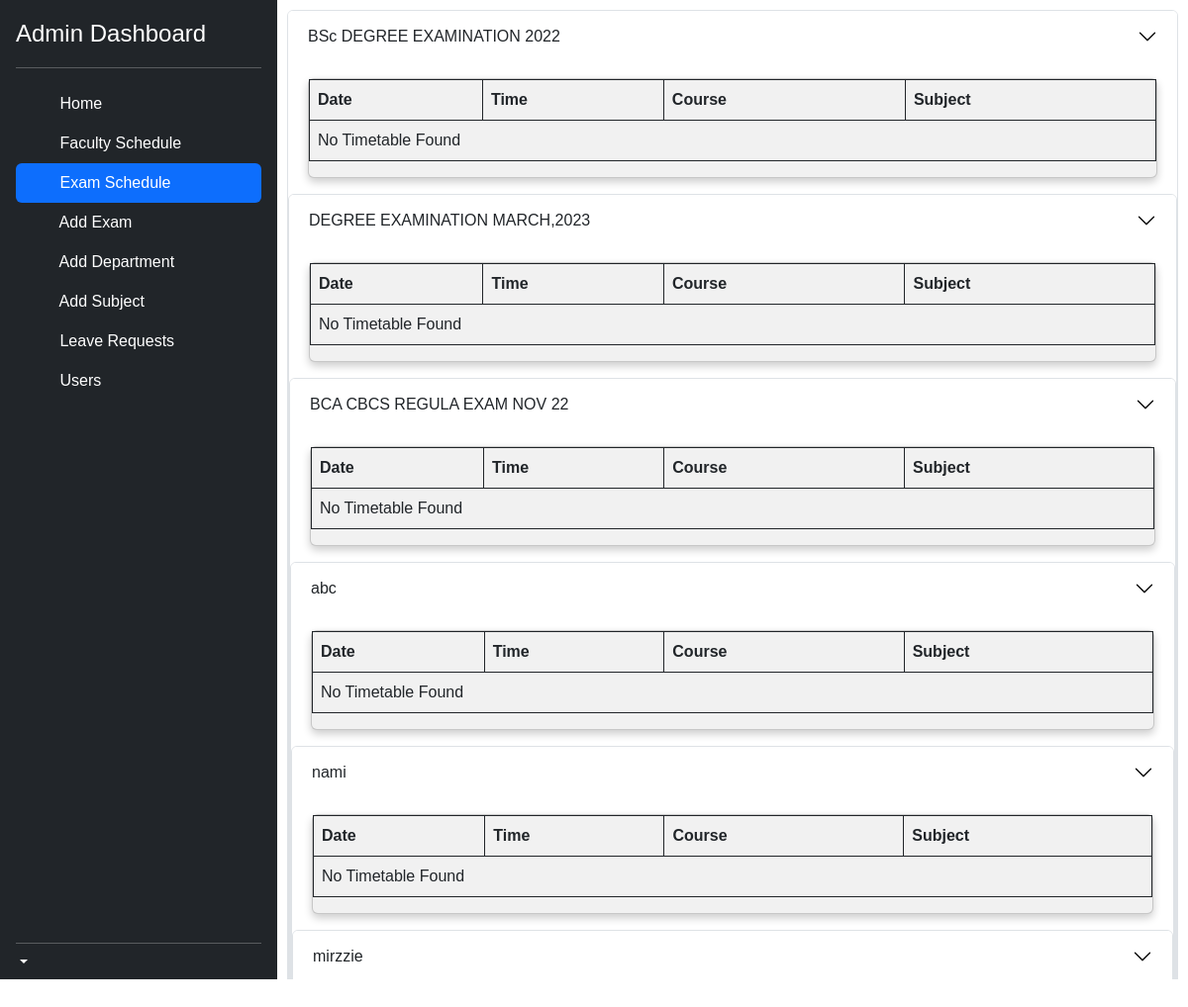
Screenshot of /admin/exam_table.php with the database file from the repository.
### tables this page shows
CREATE TABLE IF NOT EXISTS `exam_tb` (
  `exam_id` int(11) NOT NULL AUTO_INCREMENT,
  `exam_name` varchar(100) NOT NULL,
  `start_date` date NOT NULL,
  `end_date` date NOT NULL,
  `sem_id` int(11) NOT NULL,
  `status` int(11) NOT NULL,
  PRIMARY KEY (`exam_id`),
  KEY `semID` (`sem_id`)
);

### admin/exam_table.php (the view, shortened to what this page needs)
<!doctype html>
<html lang="en">
  <head>
<link href="../assets/css/bootstrap.min.css" rel="stylesheet">
    <link href="../assets/css/sidebars.css" rel="stylesheet">
  </head>
  <body>
<main class="d-flex flex-nowrap" style="height: 990px;">
  <div class="d-flex flex-column flex-shrink-0 p-3 text-bg-dark" style="width: 280px;">
    <a href="" class="d-flex align-items-center mb-3 mb-md-0 me-md-auto text-white text-decoration-none">
      <span class="fs-4">Admin Dashboard</span>
    </a>
    <hr>
    <ul class="nav nav-pills flex-column mb-auto">
      <li class="nav-item">
        <a href="admin_dash.php" class="nav-link text-white">
          <svg class="bi pe-none me-2" width="16" height="16"><use xlink:href="#home"/></svg>
          Home
        </a>
      </li>
      <li>
      <a href="fac_schedule.php" class="nav-link text-white">
          <svg class="bi pe-none me-2" width="16" height="16"><use xlink:href="#speedometer2"/></svg>
          Faculty Schedule
        </a>
      </li>
      <li>
        <a href="exam_table.php"class="nav-link active" aria-current="page" >
          <svg class="bi pe-none me-2" width="16" height="16"><use xlink:href="#table"/></svg>
          Exam Schedule
        </a>
      </li>
      <li>
        <a href="add_exam.php" class="nav-link text-white">
          <svg class="bi pe-none me-2" width="16" height="16"><use xlink:href="#table"/></svg>
          Add Exam
        </a>
      </li>
      <li>
        <a href="add_dep.php" class="nav-link text-white" >
          <svg class="bi pe-none me-2" width="16" height="16"><use xlink:href="#table"/></svg>
          Add Department
        </a>
      </li>
      <li>
        <a href="add_sub.php" class="nav-link text-white">
          <svg class="bi pe-none me-2" width="16" height="16"><use xlink:href="#table"/></svg>
          Add Subject
        </a>
      </li>
      <li>
        <a href="./leaves/leavereq.php" class="nav-link text-white">
          <svg class="bi pe-none me-2" width="16" height="16"><use xlink:href="#grid"/></svg>
          Leave Requests
        </a>
      </li>
      <li>
        <a href="users.php" class="nav-link text-white">
          <svg class="bi pe-none me-2" width="16" height="16"><use xlink:href="#people-circle"/></svg>
          Users
        </a>
      </li>
    </ul>
    <hr>
    <div class="dropdown">
      <a href="#" class="d-flex align-items-center text-white text-decoration-none dropdown-toggle" data-bs-toggle="dropdown" aria-expanded="false">
      </a>
    </div>
  </div>
  <div class="d-flex flex-column flex-grow-1" style="overflow: auto; padding : 10px;">
  <?php
  include '../server.php';
  $fetch_exam = "SELECT * FROM exam_tb WHERE status='1'";
  $exam = mysqli_query($conn,$fetch_exam);
  if(mysqli_num_rows($exam) > 0){
    while($row = mysqli_fetch_array($exam)){
      $exam_id = $row["exam_id"];
      $exam_title= $row["exam_name"];
?>
<div class="accordion" id="accordionExample">
  <div class="accordion-item">
    <h2 class="accordion-header" id="headingOne">
      <button class="accordion-button collapsed" type="button" data-bs-toggle="collapse" data-bs-target="#collapseOne" aria-expanded="true" aria-controls="collapseOne">
      <?php echo $exam_title; ?>
      </button>
    </h2>
    <div id="collapseOne" class="accordion-collapse collapse show" aria-labelledby="headingOne" data-bs-parent="#accordionExample">
      <div class="accordion-body">
      <div class="card">
      <table id="data_table" class="table table-bordered border-dark">
		<thead>
			<tr>
				<th>Date</th>
        <th>Time</th>
				<th>Course</th>
        <th>Subject</th>
     </tr>
		</thead>
		<tbody>
			<?php
      include '../server.php';
      $sql_query = "SELECT * FROM sub_tb, dep_tb, x_table_tb, exam_tb WHERE sub_tb.sub_id = x_table_tb.sub_id AND x_table_tb.exam_id = exam_tb.exam_id AND dep_tb.depid = sub_tb.depid AND exam_tb.exam_id = '$exam_id'";
			$resultset = mysqli_query($conn, $sql_query) or die("database error:". mysqli_error($conn));
      if($resultset->num_rows == 0){
        echo "<tbody><tr>";
        echo "<td colspan='5'>No Timetable Found</td>";
        echo "</tr></tbody>";
      } ?>
		</tbody>
		</table>
    </div>
    </div>
  </div>
  <?php
                        }
                      }
                      ?>
  </div>
</main>
  </body>
</html>

### assets/css/sidebars.css (style rules this page uses)
body { min-height: 100vh; min-height: -webkit-fill-available; }
html { height: -webkit-fill-available; }
main { height: 100vh; height: -webkit-fill-available; max-height: 100vh; overflow-x: auto; overflow-y: hidden; }
.dropdown-toggle { outline: 0; }

### admin/exam_table.php (style rules this page uses)
.bi { vertical-align: -.125em; fill: currentColor; }
body { font-family: Arial, Helvetica, sans-serif; }
.card { text-padding: 20px; box-shadow: 0 4px 8px 0 rgba(0, 0, 0, 0.2); text-align: left; background-color: #f1f1f1; }

### rows the page displays
exam_tb: exam_name "BSc DEGREE EXAMINATION 2022", shows "No Timetable Found"
exam_tb: exam_name "DEGREE EXAMINATION MARCH,2023", shows "No Timetable Found"
exam_tb: exam_name "BCA CBCS REGULA EXAM NOV 22", shows "No Timetable Found"
exam_tb: exam_name "abc", shows "No Timetable Found"
exam_tb: exam_name "nami", shows "No Timetable Found"
exam_tb: exam_name "mirzzie"
